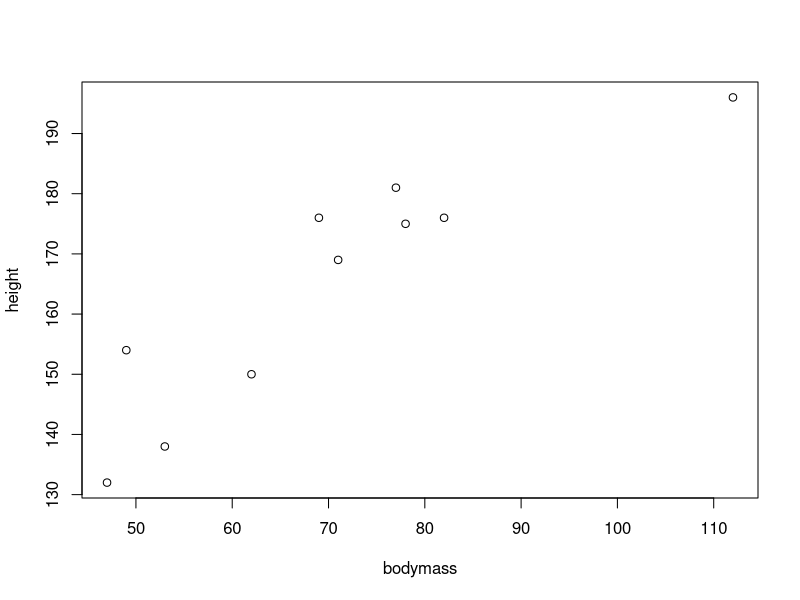
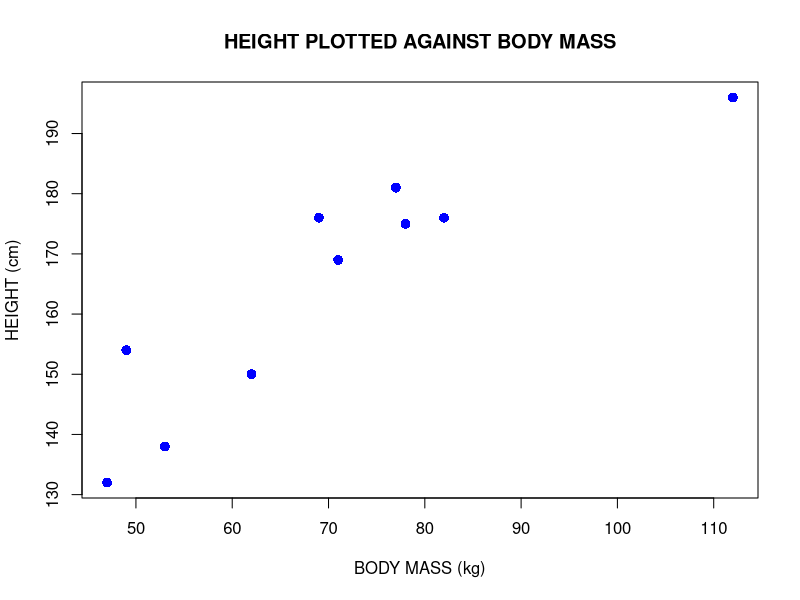
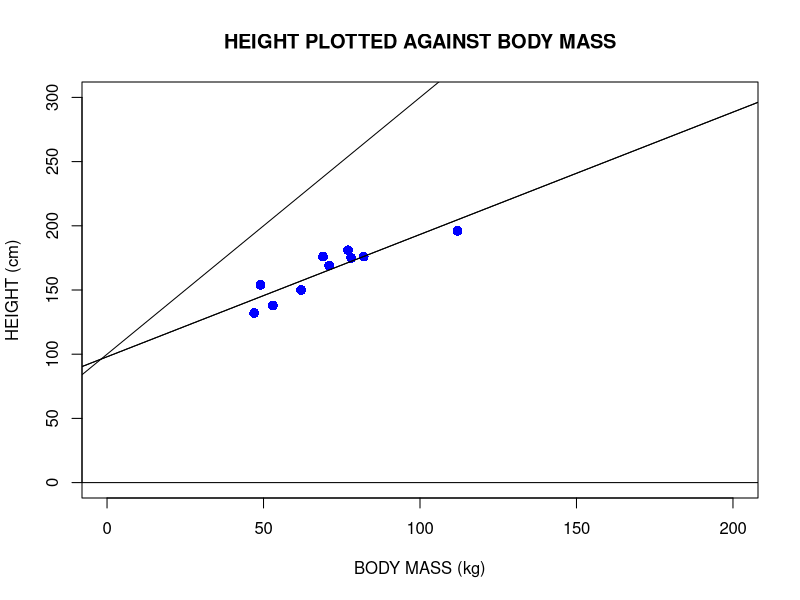

R code for these plots, in order:
height <- c(176, 154, 138, 196, 132, 176, 181, 169, 150, 175)
bodymass <- c(82, 49, 53, 112, 47, 69, 77, 71, 62, 78)

height
bodymass

plot(bodymass, height)


plot(bodymass, height, pch = 16, cex = 1.3, col = "blue", 
     main = "HEIGHT PLOTTED AGAINST BODY MASS", xlab = "BODY MASS (kg)", ylab = "HEIGHT (cm)")

plot(bodymass, height, xlim=c(0,200), ylim=c(0,300), pch = 16, cex = 1.3, col = "blue",
     main = "HEIGHT PLOTTED AGAINST BODY MASS", xlab = "BODY MASS (kg)", ylab = "HEIGHT (cm)")


lm(height ~ bodymass)


abline(98.0054, 0.9528)
abline(100, 2)

abline(0, 0)

abline(lm(height ~ bodymass))
